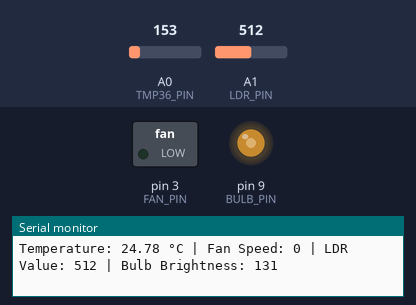
Recording of a sketch running on a simulated Arduino Uno, built with avr-gcc and run on an emulated ATmega328P. On the bench: switched loads named in the sketch (green lamp = pin HIGH), output pins drawn as LEDs (lit = HIGH), the last lines printed to the serial monitor. Inputs (shaded band) come from the test bench; at power-on: A0 (TMP36_PIN) = 153, A1 (LDR_PIN) = 512.

Above: at 1.3 s.
1.4 s: A0 (TMP36_PIN) set to 165
At 2.2 s:
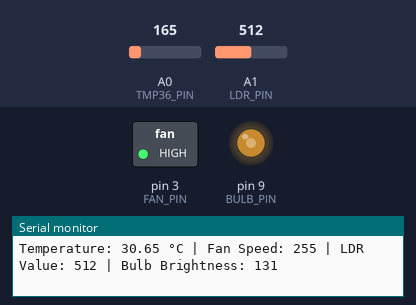
3.1 s: A1 (LDR_PIN) set to 716
At 4.0 s:
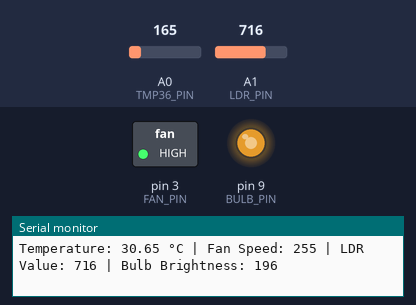
4.6 s: A0 (TMP36_PIN) set to 133
At 5.8 s:
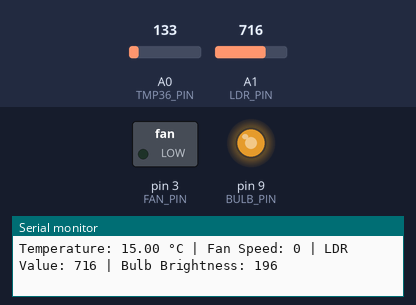
6.2 s: A1 (LDR_PIN) set to 11
At 7.2 s:
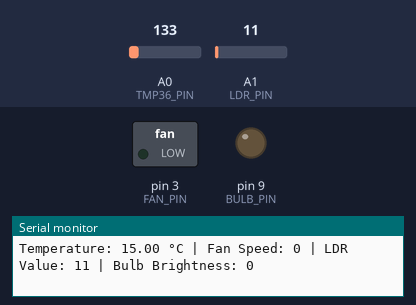
7.7 s: A1 (LDR_PIN) set to 8
9.2 s: A0 (TMP36_PIN) set to 175
At 9.7 s:
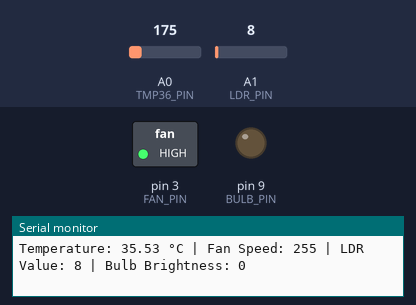
Timing chart, 0 to 11.8 s (numbered marks = the images above; inputs shaded):
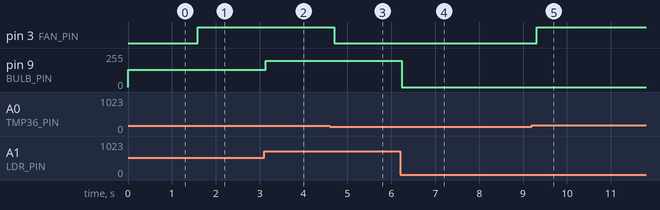

The sketch:

Energy_Saving_System.ino
```cpp
// ------------------------------------------------------
// PROJECT: ENERGY-SAVING FAN + LIGHT SYSTEM
// AUTHOR: SATYAM BHARDWAJ (NIT Patna)
// COMPONENTS: TMP36 (A0), LDR (A1), DC Motor (D3), LED (D9)
// ------------------------------------------------------

const int TMP36_PIN = A0;  // Temperature sensor (TMP36)
const int LDR_PIN   = A1;  // Light sensor (LDR)
const int FAN_PIN   = 3;   // DC Motor (Fan) - PWM control
const int BULB_PIN  = 9;   // LED (Light) - PWM control

// Temperature range for fan speed control
const float MIN_TEMP = 25.0;  // Minimum temperature (°C)
const float MAX_TEMP = 30.0;  // Maximum temperature (°C)

// LDR range for brightness control
const int MIN_LDR = 100;   // Bright condition (lower value = more light)
const int MAX_LDR = 900;   // Dark condition (higher value = less light)

void setup() {
  Serial.begin(9600);
  pinMode(FAN_PIN, OUTPUT);
  pinMode(BULB_PIN, OUTPUT);
  Serial.println("=== Smart Energy-Saving System Started ===");
}

void loop() {
  // 🌡 Read Temperature from TMP36
  int tempValue = analogRead(TMP36_PIN);
  float voltage = tempValue * (5.0 / 1023.0);
  float temperatureC = (voltage - 0.5) * 100.0;  // Convert to Celsius

  // 🔆 Read Light Level from LDR
  int ldrValue = analogRead(LDR_PIN);

  // -------------------------------
  // FAN SPEED CONTROL (PWM)
  // -------------------------------
  // Map temperature range to PWM (0–255)
  int fanSpeed = map(temperatureC, MIN_TEMP, MAX_TEMP, 0, 255);
  fanSpeed = constrain(fanSpeed, 0, 255);
  analogWrite(FAN_PIN, fanSpeed);

  // -------------------------------
  // BULB BRIGHTNESS CONTROL (PWM)
  // -------------------------------
  // Map LDR range to PWM brightness (inverted mapping)
  int lightBrightness = map(ldrValue, MIN_LDR, MAX_LDR, 0, 255);
  lightBrightness = constrain(lightBrightness, 0, 255);
  analogWrite(BULB_PIN, lightBrightness);

  // -------------------------------
  // Serial Monitor Display
  // -------------------------------
  Serial.print("Temperature: ");
  Serial.print(temperatureC);
  Serial.print(" °C | Fan Speed: ");
  Serial.print(fanSpeed);
  Serial.print(" | LDR Value: ");
  Serial.print(ldrValue);
  Serial.print(" | Bulb Brightness: ");
  Serial.println(lightBrightness);

  delay(500);  // Delay for smooth readings
}
```

Measured:
- the behaviour switches between 155 and 156 on A0 (TMP36_PIN) (found by bisection; images 0 and 1)
- after the input at 1.4 s, pin 3 (FAN_PIN): LOW → HIGH after 0.19 s
- after the input at 3.1 s, pin 9 (BULB_PIN): 131/255 → 196/255 at once
- after the input at 4.6 s, pin 3 (FAN_PIN): HIGH → LOW after 0.09 s
- after the input at 6.2 s, pin 9 (BULB_PIN): 196/255 → 0/255 at once
- after the input at 9.2 s, pin 3 (FAN_PIN): LOW → HIGH after 0.11 s
